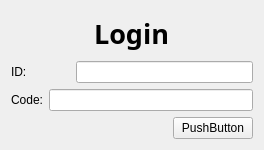
<?xml version="1.0" encoding="UTF-8"?>
<ui version="4.0">
 <class>Widget</class>
 <widget class="QWidget" name="Widget">
  <property name="geometry">
   <rect>
    <x>0</x>
    <y>0</y>
    <width>264</width>
    <height>150</height>
   </rect>
  </property>
  <property name="windowTitle">
   <string>Widget</string>
  </property>
  <layout class="QVBoxLayout" name="verticalLayout">
   <item alignment="Qt::AlignHCenter">
    <widget class="QLabel" name="label_3">
     <property name="font">
      <font>
       <family>Segoe UI Black</family>
       <pointsize>20</pointsize>
       <bold>true</bold>
      </font>
     </property>
     <property name="text">
      <string>Login</string>
     </property>
    </widget>
   </item>
   <item>
    <layout class="QHBoxLayout" name="horizontalLayout">
     <item>
      <widget class="QLabel" name="label">
       <property name="sizePolicy">
        <sizepolicy hsizetype="Expanding" vsizetype="Preferred">
         <horstretch>1</horstretch>
         <verstretch>0</verstretch>
        </sizepolicy>
       </property>
       <property name="text">
        <string>ID:</string>
       </property>
      </widget>
     </item>
     <item>
      <widget class="QLineEdit" name="lineEdit">
       <property name="sizePolicy">
        <sizepolicy hsizetype="Expanding" vsizetype="Fixed">
         <horstretch>3</horstretch>
         <verstretch>0</verstretch>
        </sizepolicy>
       </property>
      </widget>
     </item>
    </layout>
   </item>
   <item>
    <layout class="QHBoxLayout" name="horizontalLayout_2">
     <item>
      <widget class="QLabel" name="label_2">
       <property name="text">
        <string>Code:</string>
       </property>
      </widget>
     </item>
     <item>
      <widget class="QLineEdit" name="lineEdit_2"/>
     </item>
    </layout>
   </item>
   <item>
    <layout class="QHBoxLayout" name="horizontalLayout_3">
     <item>
      <spacer name="horizontalSpacer">
       <property name="orientation">
        <enum>Qt::Horizontal</enum>
       </property>
       <property name="sizeHint" stdset="0">
        <size>
         <width>40</width>
         <height>20</height>
        </size>
       </property>
      </spacer>
     </item>
     <item>
      <widget class="QPushButton" name="pushButton">
       <property name="text">
        <string>PushButton</string>
       </property>
      </widget>
     </item>
    </layout>
   </item>
  </layout>
 </widget>
 <resources/>
 <connections/>
</ui>
